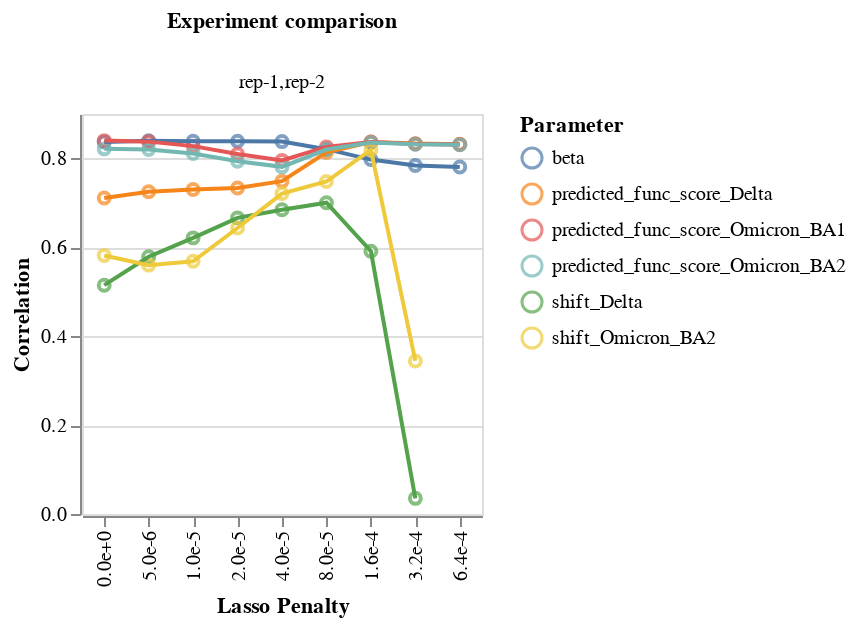

Notebook cell for this chart:
### Code cell
chart, corr_df = model_collection.mut_param_dataset_correlation(width_scalar=200, return_data=True)
print(corr_df.head())
chart

### Figure 1 — Vega-Lite specification as saved in the notebook (floating-point values rounded to 4 significant figures)
{"config": {"view": {"continuousWidth": 300, "continuousHeight": 300}}, "data": {"name": "data-528af9f3e7ff66e88d8f3546ebedc5ad"}, "facet": {"column": {"field": "datasets", "title": "Experiment comparison", "type": "nominal"}}, "spec": {"layer": [{"mark": {"type": "point"}, "encoding": {"color": {"field": "mut_param", "title": "Parameter", "type": "nominal"}, "tooltip": [{"field": "datasets", "type": "nominal"}, {"field": "correlation", "type": "quantitative"}, {"field": "mut_param", "type": "nominal"}], "x": {"axis": {"format": ".1e"}, "field": "scale_coeff_lasso_shift", "title": "Lasso Penalty", "type": "nominal"}, "y": {"field": "correlation", "title": "Correlation", "type": "quantitative"}}}, {"mark": {"type": "line"}, "encoding": {"color": {"field": "mut_param", "title": "Parameter", "type": "nominal"}, "tooltip": [{"field": "datasets", "type": "nominal"}, {"field": "correlation", "type": "quantitative"}, {"field": "mut_param", "type": "nominal"}], "x": {"axis": {"format": ".1e"}, "field": "scale_coeff_lasso_shift", "title": "Lasso Penalty", "type": "nominal"}, "y": {"field": "correlation", "title": "Correlation", "type": "quantitative"}}}], "height": 200, "width": 200}, "$schema": "https://vega.github.io/schema/vega-lite/v5.15.1.json", "datasets": {"data-528af9f3e7ff66e88d8f3546ebedc5ad": [{"datasets": "rep-1,rep-2", "mut_param": "beta", "correlation": 0.8372, "scale_coeff_lasso_shift": 0.0}, {"datasets": "rep-1,rep-2", "mut_param": "beta", "correlation": 0.8398, "scale_coeff_lasso_shift": 5e-06}, {"datasets": "rep-1,rep-2", "mut_param": "beta", "correlation": 0.8388, "scale_coeff_lasso_shift": 1e-05}, {"datasets": "rep-1,rep-2", "mut_param": "beta", "correlation": 0.8386, "scale_coeff_lasso_shift": 2e-05}, {"datasets": "rep-1,rep-2", "mut_param": "beta", "correlation": 0.8379, "scale_coeff_lasso_shift": 4e-05}, {"datasets": "rep-1,rep-2", "mut_param": "beta", "correlation": 0.8209, "scale_coeff_lasso_shift": 8e-05}, {"datasets": "rep-1,rep-2", "mut_param": "beta", "correlation": 0.7975, "scale_coeff_lasso_shift": 0.00016}, {"datasets": "rep-1,rep-2", "mut_param": "beta", "correlation": 0.7841, "scale_coeff_lasso_shift": 0.00032}, {"datasets": "rep-1,rep-2", "mut_param": "beta", "correlation": 0.7806, "scale_coeff_lasso_shift": 0.00064}, {"datasets": "rep-1,rep-2", "mut_param": "predicted_func_score_Delta", "correlation": 0.7112, "scale_coeff_lasso_shift": 0.0}, {"datasets": "rep-1,rep-2", "mut_param": "predicted_func_score_Delta", "correlation": 0.7249, "scale_coeff_lasso_shift": 5e-06}, {"datasets": "rep-1,rep-2", "mut_param": "predicted_func_score_Delta", "correlation": 0.7301, "scale_coeff_lasso_shift": 1e-05}, {"datasets": "rep-1,rep-2", "mut_param": "predicted_func_score_Delta", "correlation": 0.7335, "scale_coeff_lasso_shift": 2e-05}, {"datasets": "rep-1,rep-2", "mut_param": "predicted_func_score_Delta", "correlation": 0.749, "scale_coeff_lasso_shift": 4e-05}, {"datasets": "rep-1,rep-2", "mut_param": "predicted_func_score_Delta", "correlation": 0.8137, "scale_coeff_lasso_shift": 8e-05}, {"datasets": "rep-1,rep-2", "mut_param": "predicted_func_score_Delta", "correlation": 0.837, "scale_coeff_lasso_shift": 0.00016}, {"datasets": "rep-1,rep-2", "mut_param": "predicted_func_score_Delta", "correlation": 0.8334, "scale_coeff_lasso_shift": 0.00032}, {"datasets": "rep-1,rep-2", "mut_param": "predicted_func_score_Delta", "correlation": 0.832, "scale_coeff_lasso_shift": 0.00064}, {"datasets": "rep-1,rep-2", "mut_param": "predicted_func_score_Omicron_BA1", "correlation": 0.8401, "scale_coeff_lasso_shift": 0.0}, {"datasets": "rep-1,rep-2", "mut_param": "predicted_func_score_Omicron_BA1", "correlation": 0.8378, "scale_coeff_lasso_shift": 5e-06}, {"datasets": "rep-1,rep-2", "mut_param": "predicted_func_score_Omicron_BA1", "correlation": 0.8277, "scale_coeff_lasso_shift": 1e-05}, {"datasets": "rep-1,rep-2", "mut_param": "predicted_func_score_Omicron_BA1", "correlation": 0.8101, "scale_coeff_lasso_shift": 2e-05}, {"datasets": "rep-1,rep-2", "mut_param": "predicted_func_score_Omicron_BA1", "correlation": 0.7957, "scale_coeff_lasso_shift": 4e-05}, {"datasets": "rep-1,rep-2", "mut_param": "predicted_func_score_Omicron_BA1", "correlation": 0.826, "scale_coeff_lasso_shift": 8e-05}, {"datasets": "rep-1,rep-2", "mut_param": "predicted_func_score_Omicron_BA1", "correlation": 0.837, "scale_coeff_lasso_shift": 0.00016}, {"datasets": "rep-1,rep-2", "mut_param": "predicted_func_score_Omicron_BA1", "correlation": 0.8326, "scale_coeff_lasso_shift": 0.00032}, {"datasets": "rep-1,rep-2", "mut_param": "predicted_func_score_Omicron_BA1", "correlation": 0.8314, "scale_coeff_lasso_shift": 0.00064}, {"datasets": "rep-1,rep-2", "mut_param": "predicted_func_score_Omicron_BA2", "correlation": 0.8215, "scale_coeff_lasso_shift": 0.0}, {"datasets": "rep-1,rep-2", "mut_param": "predicted_func_score_Omicron_BA2", "correlation": 0.82, "scale_coeff_lasso_shift": 5e-06}, {"datasets": "rep-1,rep-2", "mut_param": "predicted_func_score_Omicron_BA2", "correlation": 0.8111, "scale_coeff_lasso_shift": 1e-05}, {"datasets": "rep-1,rep-2", "mut_param": "predicted_func_score_Omicron_BA2", "correlation": 0.7938, "scale_coeff_lasso_shift": 2e-05}, {"datasets": "rep-1,rep-2", "mut_param": "predicted_func_score_Omicron_BA2", "correlation": 0.7811, "scale_coeff_lasso_shift": 4e-05}, {"datasets": "rep-1,rep-2", "mut_param": "predicted_func_score_Omicron_BA2", "correlation": 0.8201, "scale_coeff_lasso_shift": 8e-05}, {"datasets": "rep-1,rep-2", "mut_param": "predicted_func_score_Omicron_BA2", "correlation": 0.8359, "scale_coeff_lasso_shift": 0.00016}, {"datasets": "rep-1,rep-2", "mut_param": "predicted_func_score_Omicron_BA2", "correlation": 0.8321, "scale_coeff_lasso_shift": 0.00032}, {"datasets": "rep-1,rep-2", "mut_param": "predicted_func_score_Omicron_BA2", "correlation": 0.831, "scale_coeff_lasso_shift": 0.00064}, {"datasets": "rep-1,rep-2", "mut_param": "shift_Delta", "correlation": 0.5148, "scale_coeff_lasso_shift": 0.0}, {"datasets": "rep-1,rep-2", "mut_param": "shift_Delta", "correlation": 0.5789, "scale_coeff_lasso_shift": 5e-06}, {"datasets": "rep-1,rep-2", "mut_param": "shift_Delta", "correlation": 0.6213, "scale_coeff_lasso_shift": 1e-05}, {"datasets": "rep-1,rep-2", "mut_param": "shift_Delta", "correlation": 0.6663, "scale_coeff_lasso_shift": 2e-05}, {"datasets": "rep-1,rep-2", "mut_param": "shift_Delta", "correlation": 0.6844, "scale_coeff_lasso_shift": 4e-05}, {"datasets": "rep-1,rep-2", "mut_param": "shift_Delta", "correlation": 0.7004, "scale_coeff_lasso_shift": 8e-05}, {"datasets": "rep-1,rep-2", "mut_param": "shift_Delta", "correlation": 0.5914, "scale_coeff_lasso_shift": 0.00016}, {"datasets": "rep-1,rep-2", "mut_param": "shift_Delta", "correlation": 0.03521, "scale_coeff_lasso_shift": 0.00032}, {"datasets": "rep-1,rep-2", "mut_param": "shift_Delta", "correlation": null, "scale_coeff_lasso_shift": 0.00064}, {"datasets": "rep-1,rep-2", "mut_param": "shift_Omicron_BA2", "correlation": 0.5818, "scale_coeff_lasso_shift": 0.0}, {"datasets": "rep-1,rep-2", "mut_param": "shift_Omicron_BA2", "correlation": 0.56, "scale_coeff_lasso_shift": 5e-06}, {"datasets": "rep-1,rep-2", "mut_param": "shift_Omicron_BA2", "correlation": 0.5687, "scale_coeff_lasso_shift": 1e-05}, {"datasets": "rep-1,rep-2", "mut_param": "shift_Omicron_BA2", "correlation": 0.6435, "scale_coeff_lasso_shift": 2e-05}, {"datasets": "rep-1,rep-2", "mut_param": "shift_Omicron_BA2", "correlation": 0.721, "scale_coeff_lasso_shift": 4e-05}, {"datasets": "rep-1,rep-2", "mut_param": "shift_Omicron_BA2", "correlation": 0.748, "scale_coeff_lasso_shift": 8e-05}, {"datasets": "rep-1,rep-2", "mut_param": "shift_Omicron_BA2", "correlation": 0.8192, "scale_coeff_lasso_shift": 0.00016}, {"datasets": "rep-1,rep-2", "mut_param": "shift_Omicron_BA2", "correlation": 0.3444, "scale_coeff_lasso_shift": 0.00032}, {"datasets": "rep-1,rep-2", "mut_param": "shift_Omicron_BA2", "correlation": null, "scale_coeff_lasso_shift": 0.00064}]}}
